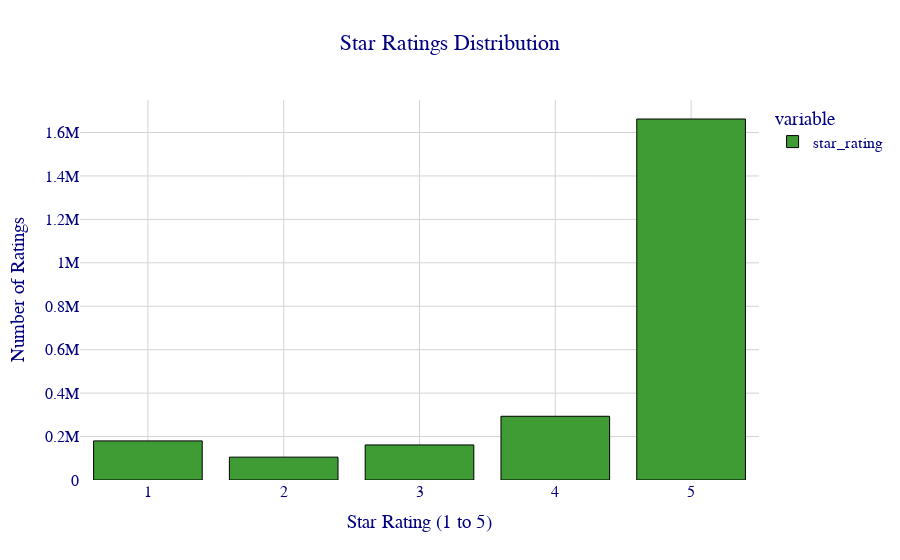

The notebook cell saved with this chart:
### Code cell
fig = px.bar(df.star_rating.value_counts().to_frame(), 
title='Star Ratings Distribution')

fig.update_traces(
    marker_line_width=1, 
    marker_line_color='black',
    marker=dict(color='#3f9c35'),
)

fig.update_xaxes(title='Star Rating (1 to 5)',
                 gridcolor='lightgray',
                 showgrid=True, 
                 gridwidth=1)

fig.update_yaxes(title='Number of Ratings',
                 gridcolor='lightgray',
                 showgrid=True, 
                 gridwidth=1)

fig.update_layout(paper_bgcolor='rgba(0,0,0,0)',
                  plot_bgcolor='rgba(0,0,0,0)',
                  hoverlabel=dict(
                      bgcolor='ivory',
                      font_size=16,
                      font_family='Rockwell'),
                  font=dict(family='Rockwell', 
                            color='navy',
                            size=16), 
                  title_x=0.5)
fig.show()

### Figure 1 — Plotly figure (JSON) as saved in the notebook; plotly's stock layout.template omitted (floating-point values rounded to 4 significant figures)
{"data": [{"alignmentgroup": "True", "hovertemplate": "variable=star_rating<br>index=%{x}<br>value=%{y}<extra></extra>", "legendgroup": "star_rating", "marker": {"color": "#3f9c35", "line": {"color": "black", "width": 1}, "pattern": {"shape": ""}}, "name": "star_rating", "offsetgroup": "star_rating", "orientation": "v", "showlegend": true, "textposition": "auto", "type": "bar", "x": [5, 4, 1, 3, 2], "xaxis": "x", "y": [1662261, 293389, 180048, 161495, 105265], "yaxis": "y"}], "layout": {"barmode": "relative", "font": {"color": "navy", "family": "Rockwell", "size": 16}, "hoverlabel": {"bgcolor": "ivory", "font": {"family": "Rockwell", "size": 16}}, "legend": {"title": {"text": "variable"}, "tracegroupgap": 0}, "paper_bgcolor": "rgba(0,0,0,0)", "plot_bgcolor": "rgba(0,0,0,0)", "title": {"text": "Star Ratings Distribution", "x": 0.5}, "xaxis": {"anchor": "y", "domain": [0, 1], "gridcolor": "lightgray", "gridwidth": 1, "showgrid": true, "title": {"text": "Star Rating (1 to 5)"}}, "yaxis": {"anchor": "x", "domain": [0, 1], "gridcolor": "lightgray", "gridwidth": 1, "showgrid": true, "title": {"text": "Number of Ratings"}}}}
